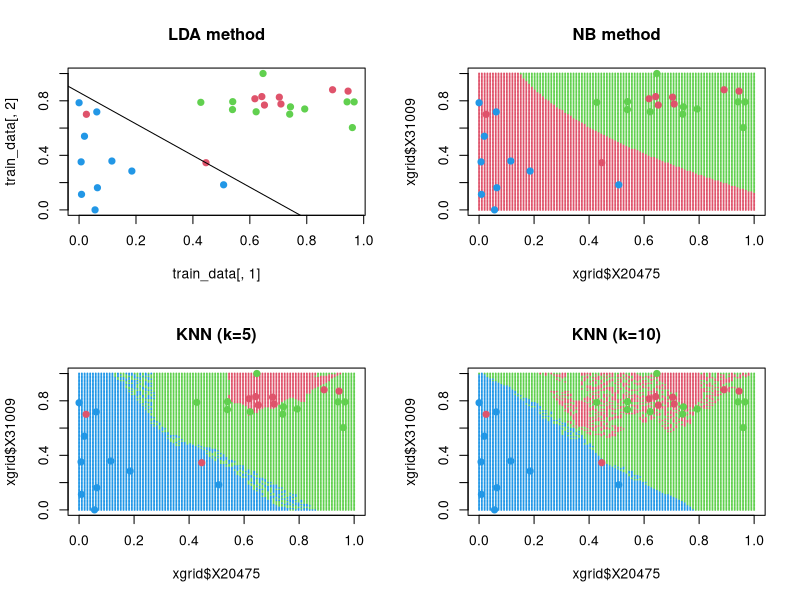

The R source for this figure:
# STAT 385 
# HW4
# Yelizvaeta Semikina

# Question 1
setwd("/Users/liza/Desktop")
chromoX<-read.table(file="ChromoXmicroarray.txt",header=TRUE)
BLClabels<-c(rep(1,13),rep(2,14),rep(3,20))

anova_pvalues <- apply(chromoX[, 3:49], 1, function(x) {
  aov_result <- aov(x ~ BLClabels)
  return(summary(aov_result)[[1]][["Pr(>F)"]][1])
})
selected_genes <- order(anova_pvalues)[1:2]
selected_data <- chromoX[selected_genes, 3:49]

normalize <- function(x) {
  return ( (x - min(x)) / (max(x) - min(x)) )
}
normalized_data <- apply(selected_data, 1, normalize)
gene_data <- data.frame(normalized_data, group=BLClabels)


# Question 2
set.seed(2023)
train_indices <- sample(c(1:47), 30)
train_data <- gene_data[train_indices, ]
test_data <- gene_data[-train_indices, ]

# Question 3
library(MASS) 
library(e1071)  
library(class)   

#LR
train_data_binary <- train_data
train_data_binary$BinaryGroup <- ifelse(train_data_binary$group %in% c(1, 2), 1, 0)
logistic_formula <- BinaryGroup ~ .
logistic_model_binary <- glm(logistic_formula, data = train_data_binary, family = binomial)
logistic_train_pred_binary <- predict(logistic_model_binary, train_data_binary, type = "response")
test_data_binary <- test_data
test_data_binary$BinaryGroup <- ifelse(test_data_binary$group %in% c(1, 2), 1, 0)
logistic_test_pred_binary <- predict(logistic_model_binary, newdata = test_data_binary, type = "response")


#LDA
lda_model <- lda(group ~ ., data = train_data)
lda_train_pred <- predict(lda_model, train_data)$class
lda_test_pred <- predict(lda_model, test_data)$class


# Naive Bayes model
naive_bayes_model <- naiveBayes(as.factor(test_data_binary$BinaryGroup) ~ ., data = test_data_binary)
naive_train_pred <- predict(naive_bayes_model, train_data)
naive_test_pred <- predict(naive_bayes_model, test_data)


# K-nearest neighbor method
knn_model_5 <- knn(train_data[, 1:2], test_data[, 1:2], cl = train_data$group, k = 5)
knn_model_10 <- knn(train_data[, 1:2], test_data[, 1:2], cl = train_data$group, k = 10)


# Question 4
par(mfrow=c(2,2))

# separation line for LDA
plot(train_data[, 1], train_data[, 2], col = as.numeric(train_data$group) + 1, pch = 19, main = "LDA method")
abline(lda_model$scaling[2] / lda_model$scaling[1], -lda_model$scaling[1] / lda_model$scaling[2])

# separation curve for NB
px1 <- seq(min(gene_data$X20475), max(gene_data$X20475), length = 100)
px2 <- seq(min(gene_data$X31009), max(gene_data$X31009), length = 100)
xgrid <- expand.grid(X20475 = px1, X31009 = px2)
nbpred <- predict(naive_bayes_model, newdata = xgrid)
plot(xgrid$X20475, xgrid$X31009, col = as.numeric(nbpred) + 1, pch = 20, cex = 0.2, main = "NB method")
points(train_data$X20475, train_data$X31009, col = as.numeric(train_data$group) + 1, pch = 19)

# Separation curve for KNN (k=5)
px1 <- seq(min(gene_data$X20475), max(gene_data$X20475), length = 100)
px2 <- seq(min(gene_data$X31009), max(gene_data$X31009), length = 100)
xgrid <- expand.grid(X20475 = px1, X31009 = px2)
ygrid5 <- knn(train = train_data[, c("X20475", "X31009")], test = xgrid, cl = train_data$group, k = 5)
plot(xgrid$X20475, xgrid$X31009, col = as.numeric(ygrid5) + 1, pch = 20, cex = 0.2, main = "KNN (k=5)")
points(train_data$X20475, train_data$X31009, col = as.numeric(train_data$group) + 1, pch = 19)

# Separation curve for KNN (k=10)
ygrid10 <- knn(train = train_data[, c("X20475", "X31009")], test = xgrid, cl = train_data$group, k = 10)
plot(xgrid$X20475, xgrid$X31009, col = as.numeric(ygrid10) + 1, pch = 20, cex = 0.2, main = "KNN (k=10)")
points(train_data$X20475, train_data$X31009, col = as.numeric(train_data$group) + 1, pch = 19)



# Question 5
# LR
truth <- test_data$group
logistic_pred <- ifelse(logistic_test_pred_binary >= 0.5, 1, 0)
table_logistic <- table(truth, logistic_pred)

# LDA
lda_pred <- predict(lda_model, test_data)$class
table_lda <- table(truth, lda_pred)

# Naive Bayes
nb_pred <- predict(naive_bayes_model, test_data)
table_nb <- table(truth, nb_pred)

# KNN (k=5 and k=10)
table_knn_5 <- table(truth, knn_model_5)
table_knn_10 <- table(truth, knn_model_10)


